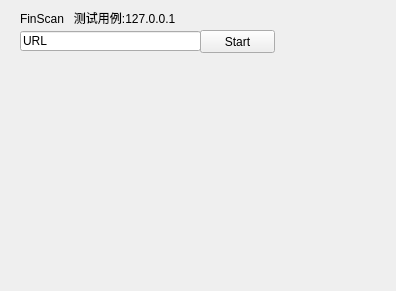
<?xml version="1.0" encoding="UTF-8"?>
<ui version="4.0">
 <class>Fin_Scan</class>
 <widget class="QWidget" name="Fin_Scan">
  <property name="geometry">
   <rect>
    <x>0</x>
    <y>0</y>
    <width>396</width>
    <height>291</height>
   </rect>
  </property>
  <property name="windowTitle">
   <string>Form</string>
  </property>
  <widget class="QPushButton" name="pushButton">
   <property name="geometry">
    <rect>
     <x>200</x>
     <y>30</y>
     <width>75</width>
     <height>23</height>
    </rect>
   </property>
   <property name="text">
    <string>Start</string>
   </property>
  </widget>
  <widget class="QLineEdit" name="lineEdit">
   <property name="geometry">
    <rect>
     <x>20</x>
     <y>31</y>
     <width>181</width>
     <height>20</height>
    </rect>
   </property>
   <property name="text">
    <string>URL</string>
   </property>
  </widget>
  <widget class="QLabel" name="label">
   <property name="geometry">
    <rect>
     <x>20</x>
     <y>10</y>
     <width>291</width>
     <height>16</height>
    </rect>
   </property>
   <property name="text">
    <string>FinScan   测试用例:127.0.0.1</string>
   </property>
  </widget>
 </widget>
 <resources/>
 <connections/>
</ui>
